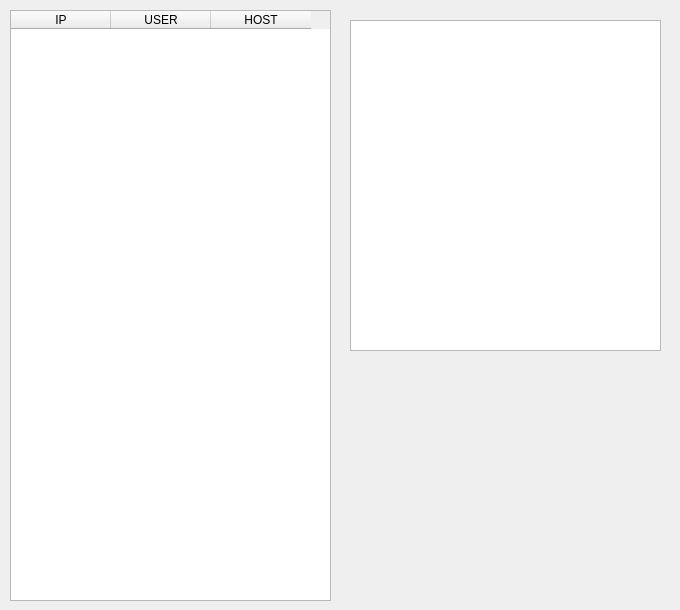
<?xml version="1.0" encoding="UTF-8"?>
<ui version="4.0">
 <class>Widget</class>
 <widget class="QWidget" name="Widget">
  <property name="geometry">
   <rect>
    <x>0</x>
    <y>0</y>
    <width>680</width>
    <height>610</height>
   </rect>
  </property>
  <property name="windowTitle">
   <string>Widget</string>
  </property>
  <widget class="QTableWidget" name="tableWidget">
   <property name="geometry">
    <rect>
     <x>10</x>
     <y>10</y>
     <width>321</width>
     <height>591</height>
    </rect>
   </property>
   <column>
    <property name="text">
     <string>IP</string>
    </property>
   </column>
   <column>
    <property name="text">
     <string>USER</string>
    </property>
   </column>
   <column>
    <property name="text">
     <string>HOST</string>
    </property>
   </column>
  </widget>
  <widget class="QTextBrowser" name="textBrowser">
   <property name="geometry">
    <rect>
     <x>350</x>
     <y>20</y>
     <width>311</width>
     <height>331</height>
    </rect>
   </property>
  </widget>
 </widget>
 <layoutdefault spacing="6" margin="11"/>
 <resources/>
 <connections/>
</ui>
